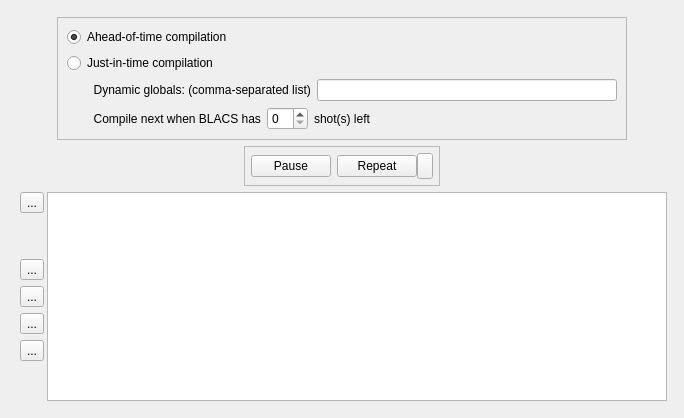
      <widget class="QWidget" name="tab_queue">
       <attribute name="icon">
        <iconset resource="../../clones/qtutils.git/qtutils/icons/icons.qrc">
         <normaloff>:/qtutils/fugue/edit-list-order.png</normaloff>:/qtutils/fugue/edit-list-order.png</iconset>
       </attribute>
       <attribute name="title">
        <string>Queue</string>
       </attribute>
       <layout class="QVBoxLayout" name="verticalLayout_11">
        <item>
         <layout class="QVBoxLayout" name="verticalLayout_10">
          <property name="leftMargin">
           <number>6</number>
          </property>
          <property name="topMargin">
           <number>6</number>
          </property>
          <property name="rightMargin">
           <number>6</number>
          </property>
          <property name="bottomMargin">
           <number>6</number>
          </property>
          <item>
           <layout class="QHBoxLayout" name="horizontalLayout_7">
            <item>
             <spacer name="horizontalSpacer_5">
              <property name="orientation">
               <enum>Qt::Horizontal</enum>
              </property>
              <property name="sizeHint" stdset="0">
               <size>
                <width>40</width>
                <height>20</height>
               </size>
              </property>
             </spacer>
            </item>
            <item>
             <widget class="QFrame" name="frame_2">
              <property name="frameShape">
               <enum>QFrame::StyledPanel</enum>
              </property>
              <property name="frameShadow">
               <enum>QFrame::Raised</enum>
              </property>
              <layout class="QVBoxLayout" name="verticalLayout_12">
               <item>
                <widget class="QRadioButton" name="radioButton">
                 <property name="text">
                  <string>Ahead-of-time compilation</string>
                 </property>
                 <property name="checked">
                  <bool>true</bool>
                 </property>
                </widget>
               </item>
               <item>
                <widget class="QRadioButton" name="radioButton_2">
                 <property name="text">
                  <string>Just-in-time compilation</string>
                 </property>
                </widget>
               </item>
               <item>
                <layout class="QHBoxLayout" name="horizontalLayout_6">
                 <item>
                  <widget class="QLabel" name="label_4">
                   <property name="text">
                    <string>        Dynamic globals: (comma-separated list)</string>
                   </property>
                  </widget>
                 </item>
                 <item>
                  <widget class="QLineEdit" name="lineEdit_dynamic_globals">
                   <property name="minimumSize">
                    <size>
                     <width>300</width>
                     <height>0</height>
                    </size>
                   </property>
                  </widget>
                 </item>
                </layout>
               </item>
               <item>
                <layout class="QHBoxLayout" name="horizontalLayout_9">
                 <item>
                  <widget class="QLabel" name="label_5">
                   <property name="text">
                    <string>        Compile next when BLACS has</string>
                   </property>
                  </widget>
                 </item>
                 <item>
                  <widget class="QSpinBox" name="spinBox"/>
                 </item>
                 <item>
                  <widget class="QLabel" name="label_6">
                   <property name="text">
                    <string>shot(s) left</string>
                   </property>
                  </widget>
                 </item>
                 <item>
                  <spacer name="horizontalSpacer_2">
                   <property name="orientation">
                    <enum>Qt::Horizontal</enum>
                   </property>
                   <property name="sizeHint" stdset="0">
                    <size>
                     <width>40</width>
                     <height>20</height>
                    </size>
                   </property>
                  </spacer>
                 </item>
                </layout>
               </item>
              </layout>
             </widget>
            </item>
            <item>
             <spacer name="horizontalSpacer_6">
              <property name="orientation">
               <enum>Qt::Horizontal</enum>
              </property>
              <property name="sizeHint" stdset="0">
               <size>
                <width>40</width>
                <height>20</height>
               </size>
              </property>
             </spacer>
            </item>
           </layout>
          </item>
          <item>
           <layout class="QHBoxLayout" name="horizontalLayout_10">
            <item>
             <spacer name="horizontalSpacer_4">
              <property name="orientation">
               <enum>Qt::Horizontal</enum>
              </property>
              <property name="sizeHint" stdset="0">
               <size>
                <width>40</width>
                <height>20</height>
               </size>
              </property>
             </spacer>
            </item>
            <item>
             <widget class="QFrame" name="queue_controls_frame">
              <property name="frameShape">
               <enum>QFrame::StyledPanel</enum>
              </property>
              <layout class="QVBoxLayout" name="verticalLayout_3">
               <property name="leftMargin">
                <number>6</number>
               </property>
               <property name="topMargin">
                <number>6</number>
               </property>
               <property name="rightMargin">
                <number>6</number>
               </property>
               <property name="bottomMargin">
                <number>6</number>
               </property>
               <item>
                <layout class="QHBoxLayout" name="queue_control_buttons_horizontalLayout">
                 <property name="spacing">
                  <number>6</number>
                 </property>
                 <property name="leftMargin">
                  <number>0</number>
                 </property>
                 <property name="topMargin">
                  <number>0</number>
                 </property>
                 <property name="rightMargin">
                  <number>0</number>
                 </property>
                 <item>
                  <widget class="QPushButton" name="queue_pause_button">
                   <property name="focusPolicy">
                    <enum>Qt::NoFocus</enum>
                   </property>
                   <property name="toolTip">
                    <string>Pause the queue</string>
                   </property>
                   <property name="text">
                    <string>Pause</string>
                   </property>
                   <property name="icon">
                    <iconset resource="../../clones/qtutils.git/qtutils/icons/icons.qrc">
                     <normaloff>:/qtutils/fugue/control-pause.png</normaloff>:/qtutils/fugue/control-pause.png</iconset>
                   </property>
                   <property name="checkable">
                    <bool>true</bool>
                   </property>
                   <property name="checked">
                    <bool>false</bool>
                   </property>
                  </widget>
                 </item>
                 <item>
                  <layout class="QHBoxLayout" name="horizontalLayout_8">
                   <property name="spacing">
                    <number>0</number>
                   </property>
                   <property name="leftMargin">
                    <number>0</number>
                   </property>
                   <item>
                    <widget class="QPushButton" name="queue_repeat_button">
                     <property name="focusPolicy">
                      <enum>Qt::NoFocus</enum>
                     </property>
                     <property name="toolTip">
                      <string>Re-add shots to the end of the queue after completion</string>
                     </property>
                     <property name="text">
                      <string>Repeat</string>
                     </property>
                     <property name="icon">
                      <iconset resource="../../clones/qtutils.git/qtutils/icons/icons.qrc">
                       <normaloff>:/qtutils/fugue/arrow-repeat.png</normaloff>:/qtutils/fugue/arrow-repeat.png</iconset>
                     </property>
                     <property name="checkable">
                      <bool>true</bool>
                     </property>
                    </widget>
                   </item>
                   <item>
                    <widget class="QToolButton" name="repeat_mode_select_button">
                     <property name="toolTip">
                      <string>Select repeat mode</string>
                     </property>
                     <property name="text">
                      <string/>
                     </property>
                     <property name="icon">
                      <iconset resource="../../clones/qtutils.git/qtutils/icons/icons.qrc">
                       <normaloff>:/qtutils/fugue/control-270.png</normaloff>:/qtutils/fugue/control-270.png</iconset>
                     </property>
                     <property name="iconSize">
                      <size>
                       <width>8</width>
                       <height>19</height>
                      </size>
                     </property>
                     <property name="popupMode">
                      <enum>QToolButton::InstantPopup</enum>
                     </property>
                     <property name="arrowType">
                      <enum>Qt::NoArrow</enum>
                     </property>
                    </widget>
                   </item>
                  </layout>
                 </item>
                </layout>
               </item>
              </layout>
             </widget>
            </item>
            <item>
             <spacer name="horizontalSpacer_3">
              <property name="orientation">
               <enum>Qt::Horizontal</enum>
              </property>
              <property name="sizeHint" stdset="0">
               <size>
                <width>40</width>
                <height>20</height>
               </size>
              </property>
             </spacer>
            </item>
           </layout>
          </item>
          <item>
           <layout class="QHBoxLayout" name="horizontalLayout_11">
            <property name="spacing">
             <number>0</number>
            </property>
            <item>
             <layout class="QVBoxLayout" name="verticalLayout_9">
              <property name="spacing">
               <number>6</number>
              </property>
              <property name="leftMargin">
               <number>3</number>
              </property>
              <property name="rightMargin">
               <number>3</number>
              </property>
              <item>
               <widget class="QToolButton" name="toolButton_remove_shots">
                <property name="toolTip">
                 <string>Remove selected sequences/shots</string>
                </property>
                <property name="text">
                 <string>...</string>
                </property>
                <property name="icon">
                 <iconset resource="../../clones/qtutils.git/qtutils/icons/icons.qrc">
                  <normaloff>:/qtutils/fugue/minus.png</normaloff>:/qtutils/fugue/minus.png</iconset>
                </property>
               </widget>
              </item>
              <item>
               <spacer name="verticalSpacer_3">
                <property name="orientation">
                 <enum>Qt::Vertical</enum>
                </property>
                <property name="sizeHint" stdset="0">
                 <size>
                  <width>20</width>
                  <height>40</height>
                 </size>
                </property>
               </spacer>
              </item>
              <item>
               <widget class="QToolButton" name="toolButton_axis_to_top_2">
                <property name="toolTip">
                 <string>Move selected to top</string>
                </property>
                <property name="text">
                 <string>...</string>
                </property>
                <property name="icon">
                 <iconset resource="../../clones/qtutils.git/qtutils/icons/icons.qrc">
                  <normaloff>:/qtutils/fugue/arrow-stop-090.png</normaloff>:/qtutils/fugue/arrow-stop-090.png</iconset>
                </property>
               </widget>
              </item>
              <item>
               <widget class="QToolButton" name="toolButton_axis_up_2">
                <property name="toolTip">
                 <string>Move selected up</string>
                </property>
                <property name="text">
                 <string>...</string>
                </property>
                <property name="icon">
                 <iconset resource="../../clones/qtutils.git/qtutils/icons/icons.qrc">
                  <normaloff>:/qtutils/fugue/arrow-090.png</normaloff>:/qtutils/fugue/arrow-090.png</iconset>
                </property>
               </widget>
              </item>
              <item>
               <widget class="QToolButton" name="toolButton_axis_down_2">
                <property name="toolTip">
                 <string>Move selected down</string>
                </property>
                <property name="text">
                 <string>...</string>
                </property>
                <property name="icon">
                 <iconset resource="../../clones/qtutils.git/qtutils/icons/icons.qrc">
                  <normaloff>:/qtutils/fugue/arrow-270.png</normaloff>:/qtutils/fugue/arrow-270.png</iconset>
                </property>
               </widget>
              </item>
              <item>
               <widget class="QToolButton" name="toolButton_axis_to_bottom_2">
                <property name="toolTip">
                 <string>Move selected to bottom</string>
                </property>
                <property name="text">
                 <string>...</string>
                </property>
                <property name="icon">
                 <iconset resource="../../clones/qtutils.git/qtutils/icons/icons.qrc">
                  <normaloff>:/qtutils/fugue/arrow-stop-270.png</normaloff>:/qtutils/fugue/arrow-stop-270.png</iconset>
                </property>
               </widget>
              </item>
              <item>
               <spacer name="verticalSpacer_4">
                <property name="orientation">
                 <enum>Qt::Vertical</enum>
                </property>
                <property name="sizeHint" stdset="0">
                 <size>
                  <width>20</width>
                  <height>40</height>
                 </size>
                </property>
               </spacer>
              </item>
             </layout>
            </item>
            <item>
             <widget class="TreeView" name="treeView_queue">
              <property name="alternatingRowColors">
               <bool>true</bool>
              </property>
              <property name="selectionMode">
               <enum>QAbstractItemView::ExtendedSelection</enum>
              </property>
              <property name="textElideMode">
               <enum>Qt::ElideLeft</enum>
              </property>
             </widget>
            </item>
           </layout>
          </item>
         </layout>
        </item>
       </layout>
      </widget>
